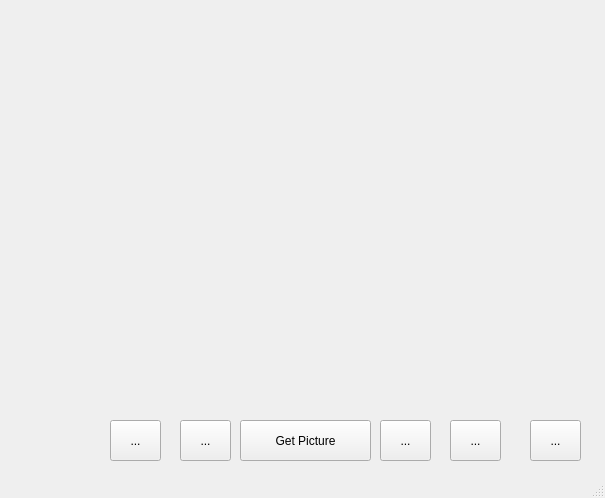
<?xml version="1.0" encoding="UTF-8"?>
<ui version="4.0">
 <class>MainWindow</class>
 <widget class="QMainWindow" name="MainWindow">
  <property name="geometry">
   <rect>
    <x>0</x>
    <y>0</y>
    <width>605</width>
    <height>498</height>
   </rect>
  </property>
  <property name="windowTitle">
   <string>CapybaraApp</string>
  </property>
  <widget class="QWidget" name="centralwidget">
   <widget class="QPushButton" name="getPictureButton">
    <property name="geometry">
     <rect>
      <x>240</x>
      <y>420</y>
      <width>131</width>
      <height>41</height>
     </rect>
    </property>
    <property name="text">
     <string>Get Picture</string>
    </property>
   </widget>
   <widget class="QLabel" name="imageLabel">
    <property name="geometry">
     <rect>
      <x>24</x>
      <y>15</y>
      <width>560</width>
      <height>341</height>
     </rect>
    </property>
    <property name="text">
     <string/>
    </property>
   </widget>
   <widget class="QLabel" name="titleLabel">
    <property name="geometry">
     <rect>
      <x>24</x>
      <y>370</y>
      <width>561</width>
      <height>41</height>
     </rect>
    </property>
    <property name="text">
     <string/>
    </property>
    <property name="alignment">
     <set>Qt::AlignCenter</set>
    </property>
   </widget>
   <widget class="QToolButton" name="likeButton">
    <property name="geometry">
     <rect>
      <x>180</x>
      <y>420</y>
      <width>51</width>
      <height>41</height>
     </rect>
    </property>
    <property name="acceptDrops">
     <bool>true</bool>
    </property>
    <property name="text">
     <string>...</string>
    </property>
   </widget>
   <widget class="QToolButton" name="dislikeButton">
    <property name="geometry">
     <rect>
      <x>380</x>
      <y>420</y>
      <width>51</width>
      <height>41</height>
     </rect>
    </property>
    <property name="text">
     <string>...</string>
    </property>
   </widget>
   <widget class="QToolButton" name="saveButton">
    <property name="geometry">
     <rect>
      <x>450</x>
      <y>420</y>
      <width>51</width>
      <height>41</height>
     </rect>
    </property>
    <property name="text">
     <string>...</string>
    </property>
   </widget>
   <widget class="QToolButton" name="settingsButton">
    <property name="geometry">
     <rect>
      <x>110</x>
      <y>420</y>
      <width>51</width>
      <height>41</height>
     </rect>
    </property>
    <property name="text">
     <string>...</string>
    </property>
   </widget>
   <widget class="QToolButton" name="dbButton">
    <property name="geometry">
     <rect>
      <x>530</x>
      <y>420</y>
      <width>51</width>
      <height>41</height>
     </rect>
    </property>
    <property name="text">
     <string>...</string>
    </property>
   </widget>
  </widget>
  <widget class="QMenuBar" name="menubar">
   <property name="geometry">
    <rect>
     <x>0</x>
     <y>0</y>
     <width>605</width>
     <height>26</height>
    </rect>
   </property>
  </widget>
  <widget class="QStatusBar" name="statusbar"/>
 </widget>
 <resources/>
 <connections/>
</ui>
